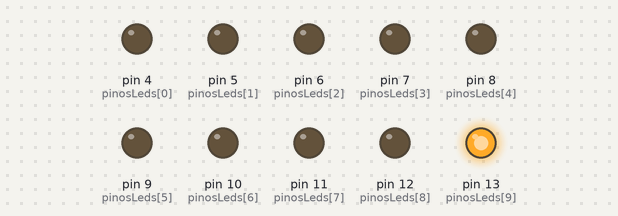
A sketch run on a simulated Arduino Uno, built with avr-gcc and run on an emulated ATmega328P. On the bench: output pins drawn as LEDs (lit = HIGH).

Above: at 0.12 s.
At 1.62 s:
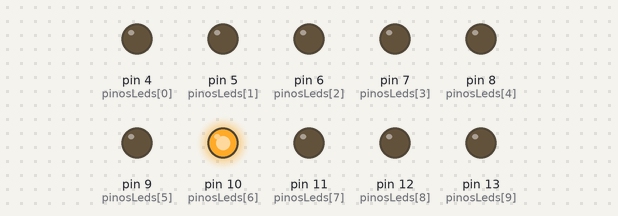
At 3.12 s:
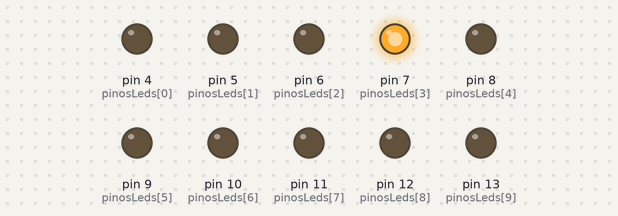
At 6.37 s:
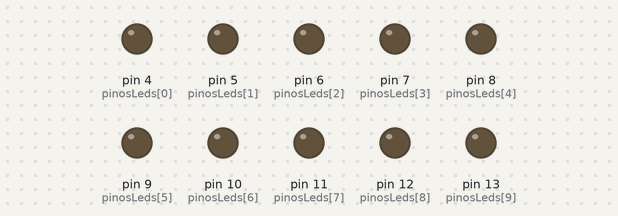
At 9.12 s:
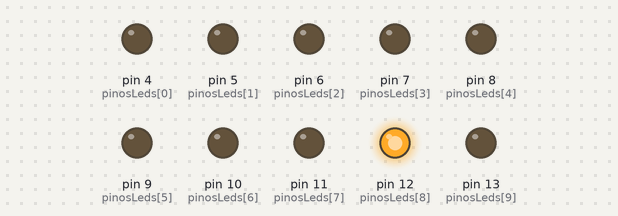
At 12.62 s:
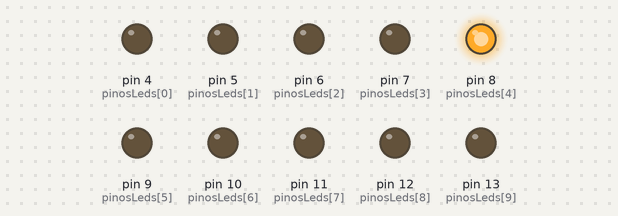
Timing chart, 0 to 13.0 s (numbered marks = the images above):
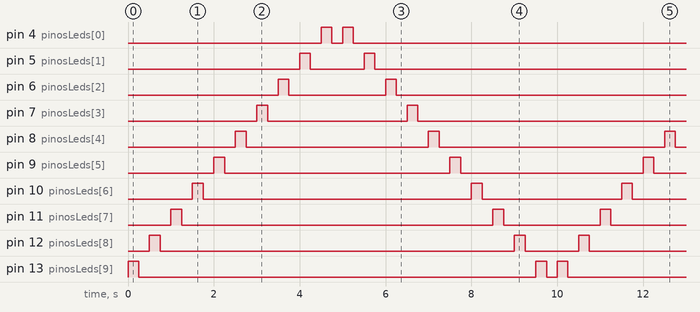

Measured:
- by itself, pin 4 (pinosLeds[0]): repeats every 10.0 s: LOW 0.25 s, HIGH 0.25 s, LOW 9.3 s, HIGH 0.25 s
- by itself, pin 5 (pinosLeds[1]): repeats every 10.0 s: LOW 1.3 s, HIGH 0.25 s, LOW 8.3 s, HIGH 0.25 s
- by itself, pin 6 (pinosLeds[2]): repeats every 10.0 s: LOW 2.3 s, HIGH 0.25 s, LOW 7.3 s, HIGH 0.25 s
- by itself, pin 7 (pinosLeds[3]): repeats every 10.0 s: LOW 3.3 s, HIGH 0.25 s, LOW 6.3 s, HIGH 0.25 s
- by itself, pin 8 (pinosLeds[4]): repeats every 10.0 s: LOW 4.3 s, HIGH 0.25 s, LOW 5.3 s, HIGH 0.25 s
- by itself, pin 9 (pinosLeds[5]): repeats every 10.0 s: LOW 5.3 s, HIGH 0.25 s, LOW 4.3 s, HIGH 0.25 s
- by itself, pin 10 (pinosLeds[6]): repeats every 10.0 s: LOW 6.3 s, HIGH 0.25 s, LOW 3.3 s, HIGH 0.25 s
- by itself, pin 11 (pinosLeds[7]): repeats every 10.0 s: LOW 7.3 s, HIGH 0.25 s, LOW 2.3 s, HIGH 0.25 s

The sketch:

Code.ino
```cpp
/*
	  Programador...............: (c) Tiago Machado
    Data......................: 07/01/2025
    Observações...............: Uma sequência luminosaa com Leds.
*/

  const byte pinosLeds[] = {4, 5, 6, 7, 8, 9, 10, 11, 12, 13}; // Pinos conectados aos LEDs

  void setup() {
    for (byte indice = 0; indice <= 9; indice++) {
      pinMode(pinosLeds[indice], OUTPUT); // Configura os pinos como saída
  }
}

  void loop() {
    // Acende os LEDs em ordem decrescente
    for (int indice = 9; indice >= 0; indice--) {
      digitalWrite(pinosLeds[indice], HIGH); // Liga o LED
      delay(250); // Aguarda 250ms
      digitalWrite(pinosLeds[indice], LOW); // Desliga o LED
      delay(250); // Aguarda 250ms
  }

    // Acende os LEDs em ordem crescente
    for (int indice = 0; indice <= 9; indice++) {
      digitalWrite(pinosLeds[indice], HIGH); // Liga o LED
      delay(250); // Aguarda 250ms
      digitalWrite(pinosLeds[indice], LOW); // Desliga o LED
      delay(250); // Aguarda 250ms
  }
}
```
